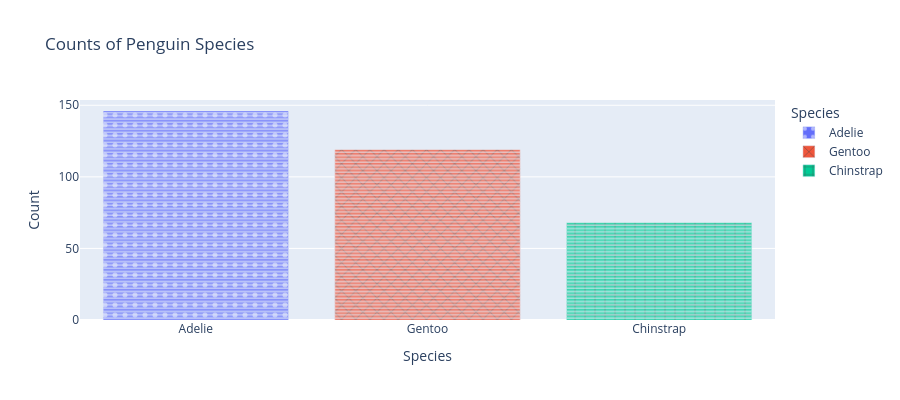

The notebook cell saved with this chart:
### Markdown cell above
We can further refine our bar charts by adding colors or CVD friendly fill patterns.

### Code cell
fig = px.bar(df, x='species', title="Counts of Penguin Species",

             # Adjust color according to data 
             color='species',

             # Adjust symbol fill according to data
             pattern_shape="species", 
             pattern_shape_sequence=[".", "x", "+"],

             labels={'species': 'Species',
                     'count': 'Count'},
             height=400)
fig.show()

### Figure 1 — Plotly figure (JSON) as saved in the notebook; plotly's stock layout.template omitted (floating-point values rounded to 4 significant figures; data arrays with more than 128 entries replaced by an {"elided": "..."} marker saying what was removed)
{"data": [{"hovertemplate": "Species=%{x}<br>Count=%{y}<extra></extra>", "legendgroup": "Adelie", "marker": {"color": "#636efa", "pattern": {"shape": "."}}, "name": "Adelie", "orientation": "v", "showlegend": true, "textposition": "auto", "type": "bar", "x": {"elided": "146 str values"}, "xaxis": "x", "y": {"elided": "146 int values"}, "yaxis": "y"}, {"hovertemplate": "Species=%{x}<br>Count=%{y}<extra></extra>", "legendgroup": "Gentoo", "marker": {"color": "#EF553B", "pattern": {"shape": "x"}}, "name": "Gentoo", "orientation": "v", "showlegend": true, "textposition": "auto", "type": "bar", "x": ["Gentoo", "Gentoo", "Gentoo", "Gentoo", "Gentoo", "Gentoo", "Gentoo", "Gentoo", "Gentoo", "Gentoo", "Gentoo", "Gentoo", "Gentoo", "Gentoo", "Gentoo", "Gentoo", "Gentoo", "Gentoo", "Gentoo", "Gentoo", "Gentoo", "Gentoo", "Gentoo", "Gentoo", "Gentoo", "Gentoo", "Gentoo", "Gentoo", "Gentoo", "Gentoo", "Gentoo", "Gentoo", "Gentoo", "Gentoo", "Gentoo", "Gentoo", "Gentoo", "Gentoo", "Gentoo", "Gentoo", "Gentoo", "Gentoo", "Gentoo", "Gentoo", "Gentoo", "Gentoo", "Gentoo", "Gentoo", "Gentoo", "Gentoo", "Gentoo", "Gentoo", "Gentoo", "Gentoo", "Gentoo", "Gentoo", "Gentoo", "Gentoo", "Gentoo", "Gentoo", "Gentoo", "Gentoo", "Gentoo", "Gentoo", "Gentoo", "Gentoo", "Gentoo", "Gentoo", "Gentoo", "Gentoo", "Gentoo", "Gentoo", "Gentoo", "Gentoo", "Gentoo", "Gentoo", "Gentoo", "Gentoo", "Gentoo", "Gentoo", "Gentoo", "Gentoo", "Gentoo", "Gentoo", "Gentoo", "Gentoo", "Gentoo", "Gentoo", "Gentoo", "Gentoo", "Gentoo", "Gentoo", "Gentoo", "Gentoo", "Gentoo", "Gentoo", "Gentoo", "Gentoo", "Gentoo", "Gentoo", "Gentoo", "Gentoo", "Gentoo", "Gentoo", "Gentoo", "Gentoo", "Gentoo", "Gentoo", "Gentoo", "Gentoo", "Gentoo", "Gentoo", "Gentoo", "Gentoo", "Gentoo", "Gentoo", "Gentoo", "Gentoo", "Gentoo"], "xaxis": "x", "y": [1, 1, 1, 1, 1, 1, 1, 1, 1, 1, 1, 1, 1, 1, 1, 1, 1, 1, 1, 1, 1, 1, 1, 1, 1, 1, 1, 1, 1, 1, 1, 1, 1, 1, 1, 1, 1, 1, 1, 1, 1, 1, 1, 1, 1, 1, 1, 1, 1, 1, 1, 1, 1, 1, 1, 1, 1, 1, 1, 1, 1, 1, 1, 1, 1, 1, 1, 1, 1, 1, 1, 1, 1, 1, 1, 1, 1, 1, 1, 1, 1, 1, 1, 1, 1, 1, 1, 1, 1, 1, 1, 1, 1, 1, 1, 1, 1, 1, 1, 1, 1, 1, 1, 1, 1, 1, 1, 1, 1, 1, 1, 1, 1, 1, 1, 1, 1, 1, 1], "yaxis": "y"}, {"hovertemplate": "Species=%{x}<br>Count=%{y}<extra></extra>", "legendgroup": "Chinstrap", "marker": {"color": "#00cc96", "pattern": {"shape": "+"}}, "name": "Chinstrap", "orientation": "v", "showlegend": true, "textposition": "auto", "type": "bar", "x": ["Chinstrap", "Chinstrap", "Chinstrap", "Chinstrap", "Chinstrap", "Chinstrap", "Chinstrap", "Chinstrap", "Chinstrap", "Chinstrap", "Chinstrap", "Chinstrap", "Chinstrap", "Chinstrap", "Chinstrap", "Chinstrap", "Chinstrap", "Chinstrap", "Chinstrap", "Chinstrap", "Chinstrap", "Chinstrap", "Chinstrap", "Chinstrap", "Chinstrap", "Chinstrap", "Chinstrap", "Chinstrap", "Chinstrap", "Chinstrap", "Chinstrap", "Chinstrap", "Chinstrap", "Chinstrap", "Chinstrap", "Chinstrap", "Chinstrap", "Chinstrap", "Chinstrap", "Chinstrap", "Chinstrap", "Chinstrap", "Chinstrap", "Chinstrap", "Chinstrap", "Chinstrap", "Chinstrap", "Chinstrap", "Chinstrap", "Chinstrap", "Chinstrap", "Chinstrap", "Chinstrap", "Chinstrap", "Chinstrap", "Chinstrap", "Chinstrap", "Chinstrap", "Chinstrap", "Chinstrap", "Chinstrap", "Chinstrap", "Chinstrap", "Chinstrap", "Chinstrap", "Chinstrap", "Chinstrap", "Chinstrap"], "xaxis": "x", "y": [1, 1, 1, 1, 1, 1, 1, 1, 1, 1, 1, 1, 1, 1, 1, 1, 1, 1, 1, 1, 1, 1, 1, 1, 1, 1, 1, 1, 1, 1, 1, 1, 1, 1, 1, 1, 1, 1, 1, 1, 1, 1, 1, 1, 1, 1, 1, 1, 1, 1, 1, 1, 1, 1, 1, 1, 1, 1, 1, 1, 1, 1, 1, 1, 1, 1, 1, 1], "yaxis": "y"}], "layout": {"barmode": "relative", "height": 400, "legend": {"title": {"text": "Species"}, "tracegroupgap": 0}, "title": {"text": "Counts of Penguin Species"}, "xaxis": {"anchor": "y", "categoryarray": ["Adelie", "Gentoo", "Chinstrap"], "categoryorder": "array", "domain": [0, 1], "title": {"text": "Species"}}, "yaxis": {"anchor": "x", "domain": [0, 1], "title": {"text": "Count"}}}}
